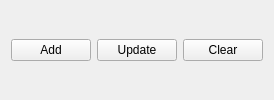
                        <widget class="QWidget" name="InuseInvCrudBtn" native="true">
                         <property name="sizePolicy">
                          <sizepolicy hsizetype="Expanding" vsizetype="Expanding">
                           <horstretch>0</horstretch>
                           <verstretch>0</verstretch>
                          </sizepolicy>
                         </property>
                         <layout class="QHBoxLayout" name="horizontalLayout_42">
                          <property name="topMargin">
                           <number>0</number>
                          </property>
                          <property name="bottomMargin">
                           <number>0</number>
                          </property>
                          <item>
                           <widget class="QPushButton" name="addInuseInvBtn">
                            <property name="cursor">
                             <cursorShape>PointingHandCursor</cursorShape>
                            </property>
                            <property name="text">
                             <string>Add</string>
                            </property>
                            <property name="icon">
                             <iconset resource="resources.qrc">
                              <normaloff>:/Icons/Icons/plus-circle.svg</normaloff>:/Icons/Icons/plus-circle.svg</iconset>
                            </property>
                           </widget>
                          </item>
                          <item>
                           <widget class="QPushButton" name="updateInuseInvBtn">
                            <property name="cursor">
                             <cursorShape>PointingHandCursor</cursorShape>
                            </property>
                            <property name="text">
                             <string>Update</string>
                            </property>
                            <property name="icon">
                             <iconset resource="resources.qrc">
                              <normaloff>:/Icons/Icons/refresh-ccw.svg</normaloff>:/Icons/Icons/refresh-ccw.svg</iconset>
                            </property>
                           </widget>
                          </item>
                          <item>
                           <widget class="QPushButton" name="clearInuseInvBtn">
                            <property name="cursor">
                             <cursorShape>PointingHandCursor</cursorShape>
                            </property>
                            <property name="text">
                             <string>Clear</string>
                            </property>
                            <property name="icon">
                             <iconset resource="resources.qrc">
                              <normaloff>:/Icons/Icons/check.svg</normaloff>:/Icons/Icons/check.svg</iconset>
                            </property>
                           </widget>
                          </item>
                         </layout>
                        </widget>
